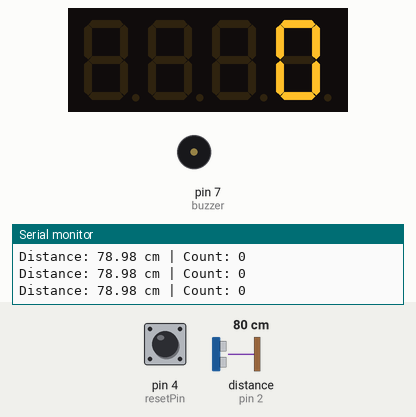
This sketch was run on a simulated Arduino Uno, built with avr-gcc and run on an emulated ATmega328P. On the bench: 4-digit seven-segment display, buzzer (waves = sounding), the last lines printed to the serial monitor. Wiring (inferred from the names in the program): ultrasonic range finder: trigger pin 3; echo pin 2. The inputs (shaded band) are chosen by the test bench; at power-on: distance to the obstacle (sensor on pin 2) 80 cm, pin 4 (resetPin) HIGH. The echo pulse lasts 58.3 µs per cm.

Above: at 1.2 s.
1.3 s: distance to the obstacle (sensor on pin 2) set to 12 cm
4.3 s: distance to the obstacle (sensor on pin 2) set to 9 cm
7.3 s: distance to the obstacle (sensor on pin 2) set to 18 cm
At 7.33 s:
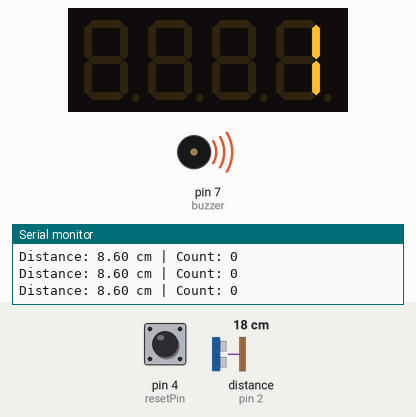
At 8.2 s:
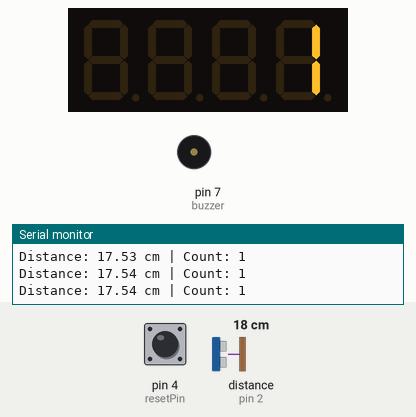
8.9 s: pin 4 (resetPin) pulled LOW for 0.15 s
At 9.7 s:
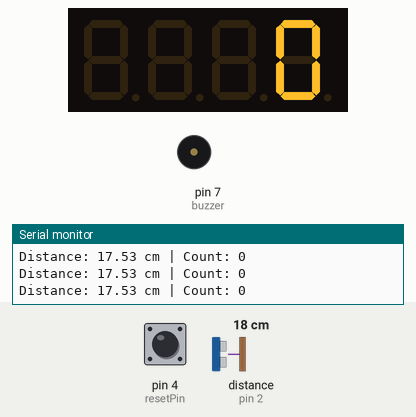
Timing chart, 0 to 11.9 s (numbered marks = the images above; inputs shaded):
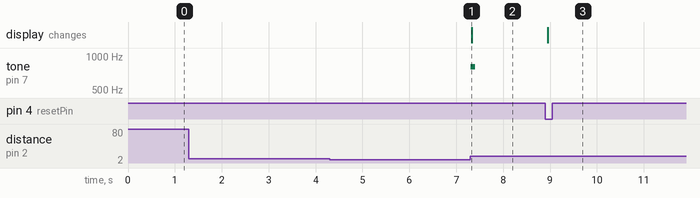

Measured:
- after the input at 7.3 s, tone on pin 7 (buzzer): silent → 800 Hz at once, → silent 0.10 s later; the display: changes at once (image 1)
- after the input at 8.9 s, the display: changes after 0.05 s (image 3)

The sketch:

_Rep_Counter_Code_.ino
```cpp
// HC-SR04 Push-up Counter with 4-Digit TM1637 Display
// This project uses an ultrasonic distance sensor (HC-SR04) to detect push-ups
// and count repetitions on a 4-digit TM1637 display.
// A buzzer gives a short beep after each successful push-up.
// YouTube reference: https://youtu.be/u9JauTRP_cc


#include <TM1637Display.h>  // Library required for the 4-digit display

//  PIN DEFINITIONS

// Ultrasonic sensor pins
#define echoPin  2
#define trigPin  3
#define resetPin 4

// 4-digit display pins
#define CLK 11
#define DIO 12

// Create display object
TM1637Display display(CLK, DIO);

// VARIABLES
float duration;
float cm;                // Calculated distance in centimeters
boolean trigUp = false;  // Flag: true when user moves up
boolean trigDown = false;// Flag: true when user moves down
int counterPushUp = 0;   // Push-up counter
int buzzer = 7;          // Passive buzzer pin (for sound feedback)


// SETUP: Runs once when Arduino powers on or resets

void setup() {
  pinMode(buzzer, OUTPUT);
  Serial.begin(9600);            // Start Serial Monitor for debugging
  pinMode(trigPin, OUTPUT);
  pinMode(echoPin, INPUT);
  pinMode(resetPin, INPUT_PULLUP);

  // Initialize the 4-digit display
  display.setBrightness(7);
  display.showNumberDec(0);
}

// LOOP: Runs continuously after setup()

void loop() {

  // RESET SECTION
  // If the reset button is pressed
  if (digitalRead(resetPin) == 0) {
    // Reset triggers and counter
    trigUp = false;
    trigDown = false;
    counterPushUp = 0;

    // Show 0 on the display
    display.showNumberDec(counterPushUp);

    // Small delay to prevent bouncing (double reset)
    delay(500);
  }

  // ULTRASONIC MEASUREMENT
  // Send a short pulse to trigger the HC-SR04
  digitalWrite(trigPin, LOW);
  delayMicroseconds(2);
  digitalWrite(trigPin, HIGH);
  delayMicroseconds(10);
  digitalWrite(trigPin, LOW);

  // Measure how long it takes for the pulse to return
  duration = pulseIn(echoPin, HIGH);

  // Convert time (in microseconds) to distance (in cm)
  // Sound speed = 0.034 cm per microsecond; divide by 2 for round trip
  cm = duration * 0.034 / 2.0;

  // PUSH-UP DETECTION
  // If user moves up (away from sensor)
  if (cm > 15 && cm <= 30) {
    trigUp = true;   // Mark "up" position detected
  }
  // If user moves down (close to sensor)
  else if (cm < 10) {
    trigDown = true; // Mark "down" position detected
  }

  // If both up and down movements have occurred → count 1 push-up
  if (trigUp == true && trigDown == true) {
    counterPushUp++;        // Increase count by 1

    // Reset triggers for the next repetition
    trigUp = false;
    trigDown = false;

    // Short beep sound for feedback
    tone(buzzer, 800, 100); // (pin, frequency, duration in ms)

    // Update the display with the new push-up count
    display.showNumberDec(counterPushUp, false);

    // Short pause to avoid double-counting fast movements
    delay(700);
  }

  // SERIAL MONITOR OUTPUT
  Serial.print("Distance: ");
  Serial.print(cm);
  Serial.print(" cm | Count: ");
  Serial.println(counterPushUp);
}
```
